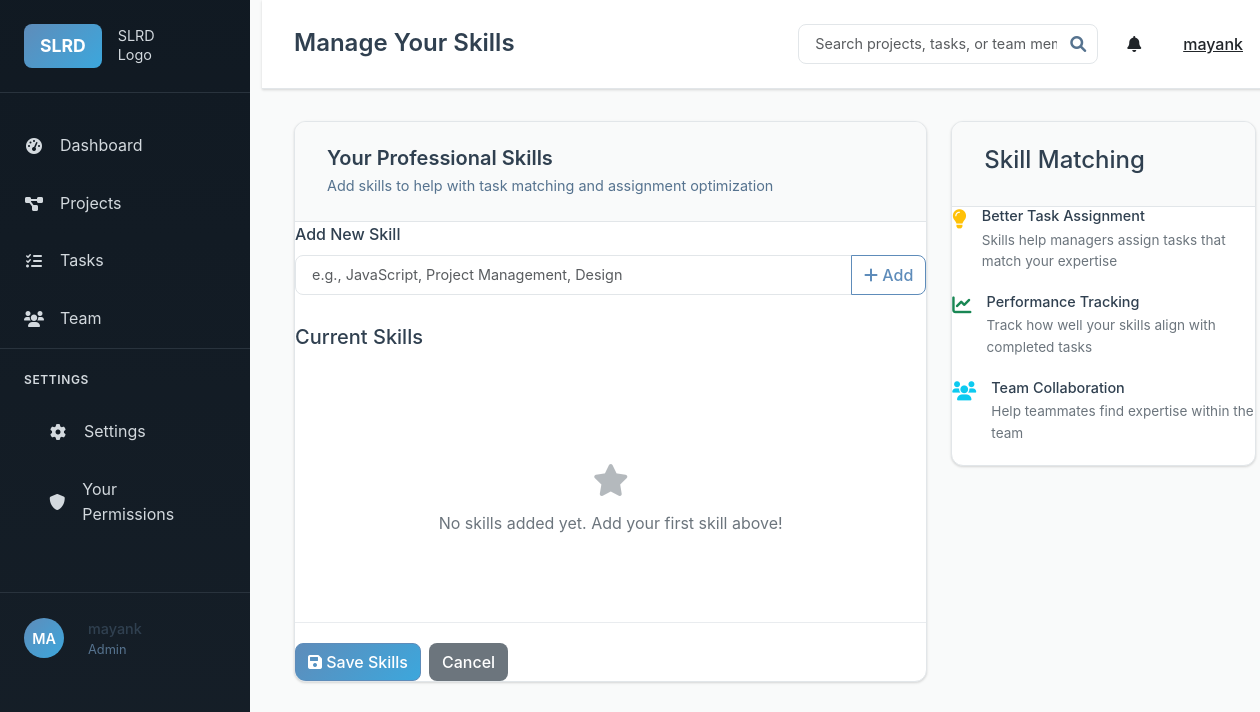
Screenshot of /manage-skills (signed in) with the database file from the repository.
### models.py (models this page shows, shortened)
class User(UserMixin, db.Model):
    id = db.Column(db.Integer, primary_key=True)
    username = db.Column(db.String(80), unique=True, nullable=False)
    email = db.Column(db.String(120), unique=True, nullable=False)
    password_hash = db.Column(db.String(256), nullable=False)
    role = db.Column(db.String(20), nullable=False, default='User')  # Admin, Manager, User
    created_at = db.Column(db.DateTime, default=lambda: datetime.now(timezone.utc))
    manager_id = db.Column(db.Integer, db.ForeignKey('user.id'), nullable=True)
    skills = db.Column(db.Text)  # JSON string of skills array
    managed_users = db.relationship('User', backref=db.backref('manager', remote_side=[id]), lazy='dynamic')
    projects_created = db.relationship('Project', foreign_keys='Project.created_by_id', backref='creator', lazy='dynamic')
    projects_assigned = db.relationship('Project', secondary='project_assignments', back_populates='assigned_users', lazy='dynamic')
    tasks_created = db.relationship('Task', foreign_keys='Task.created_by_id', backref='creator', lazy='dynamic')
    tasks_assigned = db.relationship('Task', foreign_keys='Task.assigned_to_id', backref='assigned_user', lazy='dynamic')
    comments = db.relationship('Comment', backref='author', lazy='dynamic')
    permissions = db.relationship('UserPermission', backref='user', lazy='dynamic', cascade='all, delete-orphan')

### routes.py (the view, shortened to what this page needs)
@app.route('/manage-skills', methods=['GET', 'POST'])
@login_required
def manage_skills():
    current_skills = []
    if current_user.skills:
        import json
        try:
            current_skills = json.loads(current_user.skills)
        except:
            current_skills = []
    return render_template('settings/manage_skills.html', current_skills=current_skills)

### app.py (called while the page is built)
@login_manager.user_loader
def load_user(user_id):
    from models import User
    return User.query.get(int(user_id))

### templates/settings/manage_skills.html (shortened to what this page needs)
{% extends "base.html" %}
{% block page_title %}Manage Your Skills{% endblock %}
{% block content %}
<div class="skills-management">
    <div class="row">
        <div class="col-md-8">
            <div class="content-card">
                <div class="card-header">
                    <h3>Your Professional Skills</h3>
                    <p>Add skills to help with task matching and assignment optimization</p>
                </div>
                <form method="POST" id="skillsForm">
                    <div class="skills-input-section">
                        <div class="form-group">
                            <label for="skillInput">Add New Skill</label>
                            <div class="input-group">
                                <input type="text" class="form-control" id="skillInput" placeholder="e.g., JavaScript, Project Management, Design">
                                <button type="button" class="btn btn-outline-primary" onclick="addSkill()">
                                    <i class="fas fa-plus"></i> Add
                                </button>
                            </div>
                        </div>
                    </div>
                    <div class="current-skills-section">
                        <h5>Current Skills</h5>
                        <div id="skillsList" class="skills-list">
                        </div>
                        {% if current_skills|length == 0 %}
                        <div id="emptySkillsMessage" class="empty-skills">
                            <i class="fas fa-star"></i>
                            <p>No skills added yet. Add your first skill above!</p>
                        </div>
                        {% endif %}
                    </div>
                    <div class="form-actions">
                        <button type="submit" class="btn btn-primary">
                            <i class="fas fa-save"></i> Save Skills
                        </button>
                        <a href="{{ url_for('settings') }}" class="btn btn-secondary">Cancel</a>
                    </div>
                </form>
            </div>
        </div>
        <div class="col-md-4">
            <div class="content-card">
                <div class="card-header">
                    <h4>Skill Matching</h4>
                </div>
                <div class="skill-info">
                    <div class="info-item">
                        <i class="fas fa-lightbulb text-warning"></i>
                        <div>
                            <h6>Better Task Assignment</h6>
                            <p>Skills help managers assign tasks that match your expertise</p>
                        </div>
                    </div>
                    <div class="info-item">
                        <i class="fas fa-chart-line text-success"></i>
                        <div>
                            <h6>Performance Tracking</h6>
                            <p>Track how well your skills align with completed tasks</p>
                        </div>
                    </div>
                    <div class="info-item">
                        <i class="fas fa-users text-info"></i>
                        <div>
                            <h6>Team Collaboration</h6>
                            <p>Help teammates find expertise within the team</p>
                        </div>
                    </div>
                </div>
            </div>
        </div>
    </div>
</div>
{% endblock %}

### templates/base.html (shortened to what this page needs)
<!DOCTYPE html>
<html lang="en">
<head>
    <link href="https://cdn.jsdelivr.net/npm/bootstrap@5.3.0/dist/css/bootstrap.min.css" rel="stylesheet">
    <link href="https://cdnjs.cloudflare.com/ajax/libs/font-awesome/6.0.0/css/all.min.css" rel="stylesheet">
    <link href="{{ url_for('static', filename='css/style.css') }}" rel="stylesheet">
</head>
<body>
    {% if current_user.is_authenticated %}
    <div class="container-fluid">
        <div class="row">
            <div class="col-md-2 p-0">
                <div class="sidebar">
                    <div class="sidebar-header">
                        <div class="logo">
                            <span class="slrd-logo">SLRD</span>
                            <span class="logo-text">SLRD<br>Logo</span>
                        </div>
                    </div>
                    <nav class="sidebar-nav">
                        <ul class="nav flex-column">
                            <li class="nav-item">
                                <a class="nav-link" href="{{ url_for('index') }}">
                                    <i class="fas fa-tachometer-alt"></i> Dashboard
                                </a>
                            </li>
                            <li class="nav-item">
                                <a class="nav-link" href="{{ url_for('projects_list') }}">
                                    <i class="fas fa-project-diagram"></i> Projects
                                </a>
                            </li>
                            <li class="nav-item">
                                <a class="nav-link" href="{{ url_for('tasks_list') }}">
                                    <i class="fas fa-tasks"></i> Tasks
                                </a>
                            </li>
                            {% if current_user.role in ['Admin', 'Manager'] %}
                            <li class="nav-item">
                                <a class="nav-link" href="{{ url_for('team_list') }}">
                                    <i class="fas fa-users"></i> Team
                                </a>
                            </li>
                            {% endif %}
                        </ul>
                        <div class="sidebar-settings">
                            <h6>SETTINGS</h6>
                            <ul class="nav flex-column">
                                <li class="nav-item">
                                    <a class="nav-link" href="{{ url_for('settings') }}">
                                        <i class="fas fa-cog"></i> Settings
                                    </a>
                                </li>
                                <li class="nav-item">
                                    <a class="nav-link" href="{{ url_for('your_permissions') }}">
                                        <i class="fas fa-shield-alt"></i> Your Permissions
                                    </a>
                                </li>
                            </ul>
                        </div>
                    </nav>
                    <div class="sidebar-user">
                        <div class="user-avatar">{{ current_user.username[:2].upper() }}</div>
                        <div class="user-info">
                            <div class="user-name">{{ current_user.username }}</div>
                            <div class="user-role">{{ current_user.role }}</div>
                        </div>
                    </div>
                </div>
            </div>
            <div class="col-md-10 main-content">
                <header class="main-header">
                    <div class="d-flex justify-content-between align-items-center">
                        <h1>{% block page_title %}SLRD Project Management{% endblock %}</h1>
                        <div class="header-actions">
                            <div class="search-box">
                                <input type="text" class="form-control" placeholder="Search projects, tasks, or team members">
                                <i class="fas fa-search"></i>
                            </div>
                            <div class="dropdown">
                                <button class="btn btn-link text-dark" type="button" data-bs-toggle="dropdown">
                                    <i class="fas fa-bell"></i>
                                </button>
                            </div>
                            <div class="dropdown">
                                <button class="btn btn-link text-dark" type="button" data-bs-toggle="dropdown">
                                    {{ current_user.username }}
                                </button>
                            </div>
                        </div>
                    </div>
                </header>
                <div class="content-area">
                    {% block content %}{% endblock %}
                </div>
            </div>
        </div>
    </div>
    {% else %}
    <div class="auth-container">
        {% block auth_content %}{% endblock %}
    </div>
    {% endif %}
</body>
</html>

### templates/settings/manage_skills.html (style rules this page uses)
.skills-input-section { margin-bottom: 30px; }
.skills-list { display: flex; flex-wrap: wrap; gap: 10px; margin-top: 15px; min-height: 60px; }
.empty-skills { text-align: center; padding: 40px 20px; color: #6c757d; }
.empty-skills i { font-size: 2rem; margin-bottom: 15px; opacity: 0.5; }
.info-item { display: flex; align-items: flex-start; gap: 15px; margin-bottom: 20px; }
.info-item i { font-size: 1.2rem; margin-top: 2px; }
.info-item h6 { margin: 0 0 5px 0; font-size: 0.9rem; }
.info-item p { margin: 0; font-size: 0.85rem; color: #6c757d; }
.form-actions { margin-top: 30px; padding-top: 20px; border-top: 1px solid #e9ecef; }

### rows the page displays
User: username "MA", username "mayank", role "Admin"
